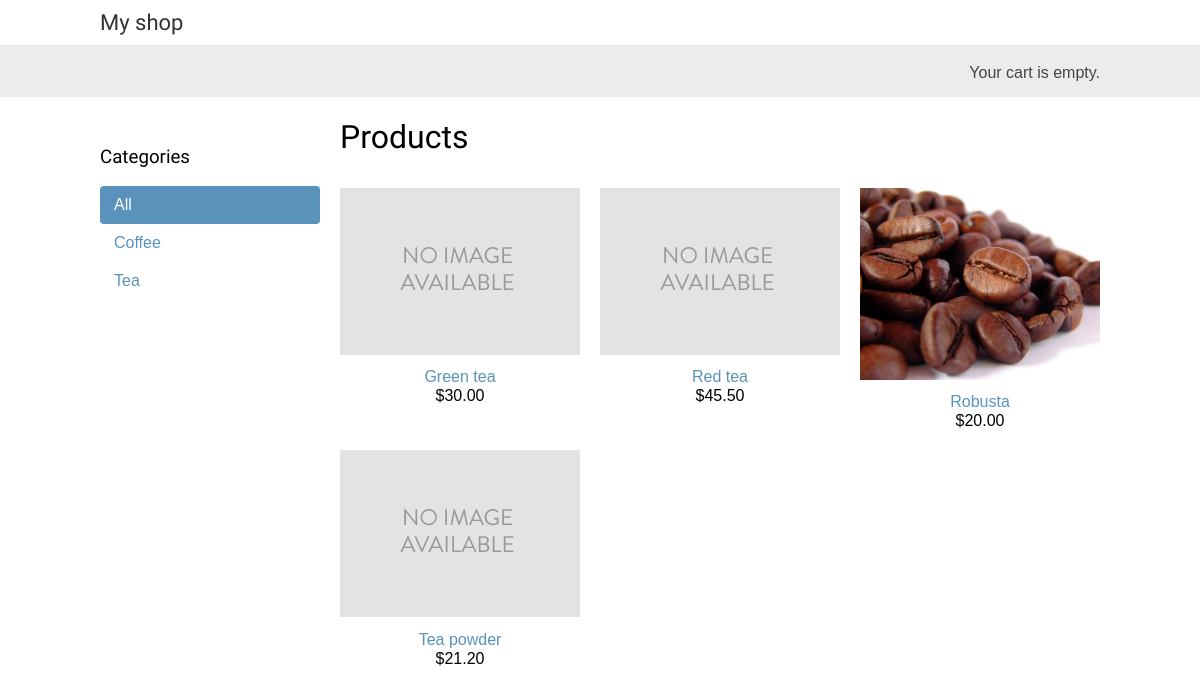
The page / on the database its author committed.
### shop/models.py (models this page shows, shortened)
class Category(models.Model):
	name = models.CharField(max_length=200,
							db_index=True)
	slug = models.SlugField(max_length=200,
							db_index=True,
							unique=True)
	class Meta:
		ordering = ('name',)
		verbose_name = 'category'
		verbose_name_plural = 'categories'
	def get_absolute_url(self):
		return reverse('shop:product_list_by_category',
						args=[self.slug])

class Product(models.Model):
	category = models.ForeignKey(Category,
								related_name='products')
	name = models.CharField(max_length=200, db_index=True)
	slug = models.SlugField(max_length=200, db_index=True)
	image = models.ImageField(upload_to='products/%Y/%m/%d',
							blank=True)
	description = models.TextField(blank=True)
	price = models.DecimalField(max_digits=10, decimal_places=2)
	stock = models.PositiveIntegerField()
	available = models.BooleanField(default=True)
	created = models.DateTimeField(auto_now_add=True)
	updated = models.DateTimeField(auto_now=True)
	class Meta:
		ordering = ('name',)
		index_together = (('id', 'slug'),)
	def get_absolute_url(self):
		return reverse('shop:product_detail',
						args=[self.id, self.slug])

### shop/views.py (the view)
# urls.py: url(r'^$', views.product_list, name='product_list'),
def product_list(request, category_slug=None):
    category = None
    categories = Category.objects.all()
    products = Product.objects.filter(available=True)
    if category_slug:
        category = get_object_or_404(Category, slug=category_slug)
        products = products.filter(category=category)
    return render(request,
                    'shop/product/list.html',
                    {'category': category,
                    'categories': categories,'products': products})

### cart/cart.py (called while the page is built)
    def __len__(self):
        return sum(item['quantity'] for item in self.cart.values())

### cart/context_processors.py (called while the page is built)
def cart(request):
    return {'cart': Cart(request)}

### shop/templates/shop/product/list.html (shortened to what this page needs)
{% extends "shop/base.html" %}
{% load static %}
{% block content %}
	<div id="sidebar">
		<h3>Categories</h3>
		<ul>
			<li {% if not category %}class="selected"{% endif %}>
				<a href="{% url "shop:product_list" %}">All</a>
			</li>
			{% for c in categories %}
			<li {% if category.slug == c.slug %}class="selected"{% endif%}>
				<a href="{{ c.get_absolute_url }}">{{ c.name }}</a>
			</li>
			{% endfor %}
		</ul>
	</div>
	<div id="main" class="product-list">
		<h1>{% if category %}{{ category.name }}{% else %}Products{% endif%}</h1>
		{% for product in products %}
			<div class="item">
				<a href="{{ product.get_absolute_url }}">
					<img src="{% if product.image %}{{ product.image.url }}{%else %}{% static "img/no_image.png" %}{% endif %}">
				</a>
				<a href="{{ product.get_absolute_url }}">{{ product.name }}</a><br>
				${{ product.price }}
			</div>
		{% endfor %}
	</div>
{% endblock %}

### shop/static/css/base.css (style rules this page uses)
body { margin:0; padding:0; font-family:helvetica, sans-serif; }
h1, h2, h3, h4, h5 , h6 { font-family: 'Ubuntu', sans-serif; font-weight:normal; }
a { text-decoration:none; color:#5993bb; }
#sidebar { width:220px; padding:30px 20px 0 0; float:left; }
#sidebar ul { margin:0; padding:0; }
#sidebar ul li { margin:0; list-style:none; padding:10px 14px; }
#sidebar ul li a { display:block; }
#sidebar ul li.selected { background:#5993bb; border-radius:4px; }
#sidebar ul li.selected a { color:#fff; }
#main { float:left; width: 96%; margin-right:-220px; overflow:hidden; }
.product-list .item { width:25%; padding:10px 20px 10px 0; float:left; text-align:center; line-height:1.2; }
.product-list .item img { width:100%; margin-bottom:8px; }

### rows shown on the page
Category: name "Coffee"
Category: name "Tea"
Product: name "Green tea", price "30.00"
Product: name "Red tea", price "45.50"
Product: image (picture), name "Robusta", price "20.00"
Product: name "Tea powder", price "21.20"
